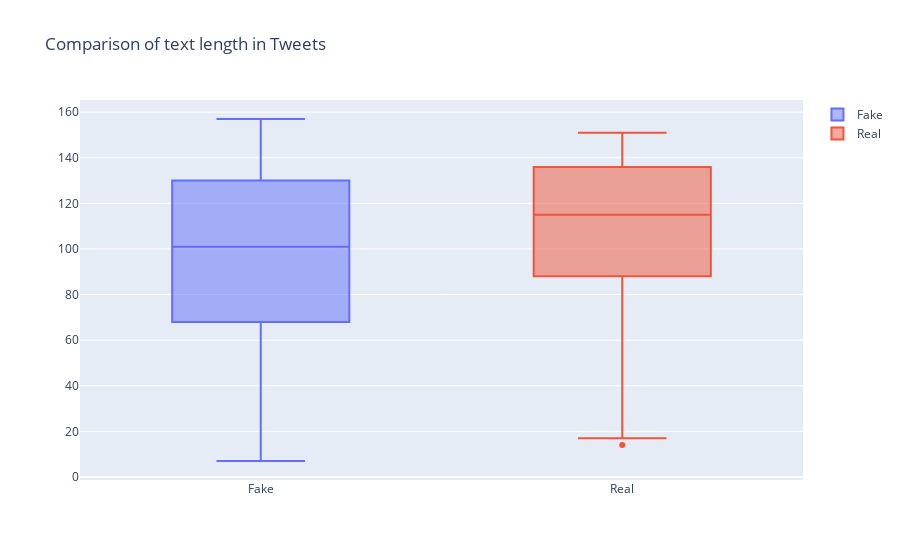

Notebook cell for this chart:
### Code cell
data = [
    go.Box(
        y=train[train['target']==0]['length'],
        name='Fake'
    ),
    go.Box(
        y=train[train['target']==1]['length'],
        name='Real'
    )
]
layout = go.Layout(
    title = 'Comparison of text length in Tweets '
)
fig = go.Figure(data=data, layout=layout)
fig.show()

### Figure 1 — Plotly figure (JSON) as saved in the notebook; plotly's stock layout.template omitted (floating-point values rounded to 4 significant figures; data arrays with more than 128 entries replaced by an {"elided": "..."} marker saying what was removed)
{"data": [{"name": "Fake", "type": "box", "y": {"elided": "4342 int values"}}, {"name": "Real", "type": "box", "y": {"elided": "3271 int values"}}], "layout": {"title": {"text": "Comparison of text length in Tweets "}}}
